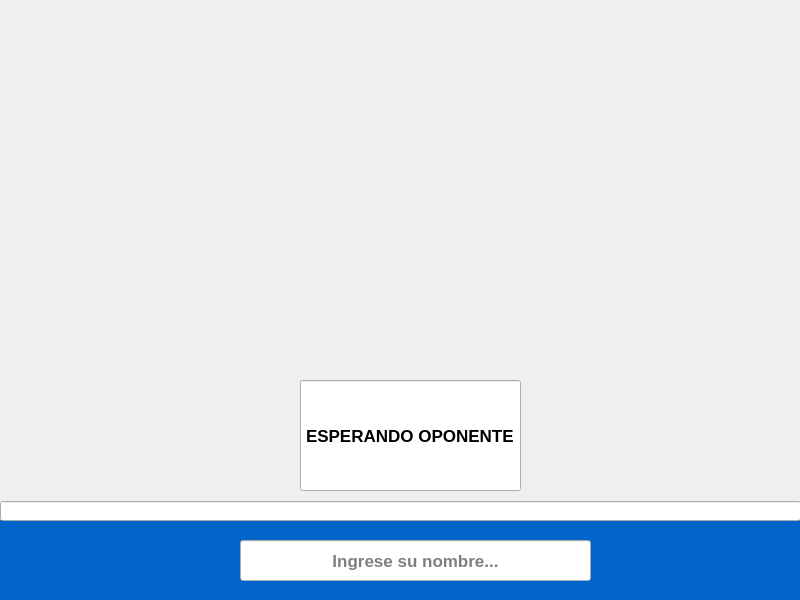
<?xml version="1.0" encoding="UTF-8"?>
<ui version="4.0">
 <class>MainWindow</class>
 <widget class="QMainWindow" name="MainWindow">
  <property name="geometry">
   <rect>
    <x>0</x>
    <y>0</y>
    <width>800</width>
    <height>600</height>
   </rect>
  </property>
  <property name="maximumSize">
   <size>
    <width>800</width>
    <height>600</height>
   </size>
  </property>
  <property name="mouseTracking">
   <bool>true</bool>
  </property>
  <property name="focusPolicy">
   <enum>Qt::ClickFocus</enum>
  </property>
  <property name="windowTitle">
   <string>MainWindow</string>
  </property>
  <widget class="QWidget" name="centralwidget">
   <property name="sizePolicy">
    <sizepolicy hsizetype="Maximum" vsizetype="Maximum">
     <horstretch>0</horstretch>
     <verstretch>0</verstretch>
    </sizepolicy>
   </property>
   <property name="maximumSize">
    <size>
     <width>800</width>
     <height>600</height>
    </size>
   </property>
   <property name="mouseTracking">
    <bool>true</bool>
   </property>
   <widget class="QLabel" name="fondo">
    <property name="geometry">
     <rect>
      <x>0</x>
      <y>0</y>
      <width>800</width>
      <height>600</height>
     </rect>
    </property>
    <property name="maximumSize">
     <size>
      <width>800</width>
      <height>600</height>
     </size>
    </property>
    <property name="mouseTracking">
     <bool>true</bool>
    </property>
    <property name="text">
     <string/>
    </property>
    <property name="pixmap">
     <pixmap>../sprites/background/index1.png</pixmap>
    </property>
    <property name="scaledContents">
     <bool>true</bool>
    </property>
   </widget>
   <widget class="QLabel" name="fondo_azul">
    <property name="geometry">
     <rect>
      <x>0</x>
      <y>520</y>
      <width>801</width>
      <height>91</height>
     </rect>
    </property>
    <property name="mouseTracking">
     <bool>true</bool>
    </property>
    <property name="styleSheet">
     <string notr="true">background-color: rgb(0, 100, 200);</string>
    </property>
    <property name="text">
     <string/>
    </property>
    <property name="buddy">
     <cstring></cstring>
    </property>
   </widget>
   <widget class="QLabel" name="puerta_abierta">
    <property name="geometry">
     <rect>
      <x>360</x>
      <y>260</y>
      <width>101</width>
      <height>111</height>
     </rect>
    </property>
    <property name="text">
     <string/>
    </property>
    <property name="pixmap">
     <pixmap>../sprites/background/door.png</pixmap>
    </property>
    <property name="scaledContents">
     <bool>true</bool>
    </property>
   </widget>
   <widget class="QLineEdit" name="usuario_text">
    <property name="geometry">
     <rect>
      <x>240</x>
      <y>540</y>
      <width>351</width>
      <height>41</height>
     </rect>
    </property>
    <property name="font">
     <font>
      <family>Arial</family>
      <pointsize>13</pointsize>
      <weight>75</weight>
      <bold>true</bold>
     </font>
    </property>
    <property name="focusPolicy">
     <enum>Qt::ClickFocus</enum>
    </property>
    <property name="text">
     <string/>
    </property>
    <property name="alignment">
     <set>Qt::AlignCenter</set>
    </property>
    <property name="placeholderText">
     <string>Ingrese su nombre...</string>
    </property>
   </widget>
   <widget class="QLineEdit" name="esperando">
    <property name="geometry">
     <rect>
      <x>300</x>
      <y>380</y>
      <width>221</width>
      <height>111</height>
     </rect>
    </property>
    <property name="font">
     <font>
      <pointsize>13</pointsize>
      <weight>75</weight>
      <bold>true</bold>
     </font>
    </property>
    <property name="focusPolicy">
     <enum>Qt::NoFocus</enum>
    </property>
    <property name="text">
     <string>ESPERANDO OPONENTE</string>
    </property>
    <property name="alignment">
     <set>Qt::AlignCenter</set>
    </property>
    <property name="readOnly">
     <bool>true</bool>
    </property>
   </widget>
   <widget class="QLineEdit" name="errores">
    <property name="geometry">
     <rect>
      <x>0</x>
      <y>501</y>
      <width>801</width>
      <height>20</height>
     </rect>
    </property>
    <property name="font">
     <font>
      <family>Arial</family>
      <pointsize>13</pointsize>
      <weight>75</weight>
      <bold>true</bold>
     </font>
    </property>
    <property name="focusPolicy">
     <enum>Qt::NoFocus</enum>
    </property>
    <property name="text">
     <string/>
    </property>
    <property name="alignment">
     <set>Qt::AlignCenter</set>
    </property>
   </widget>
  </widget>
 </widget>
 <resources/>
 <connections/>
</ui>
